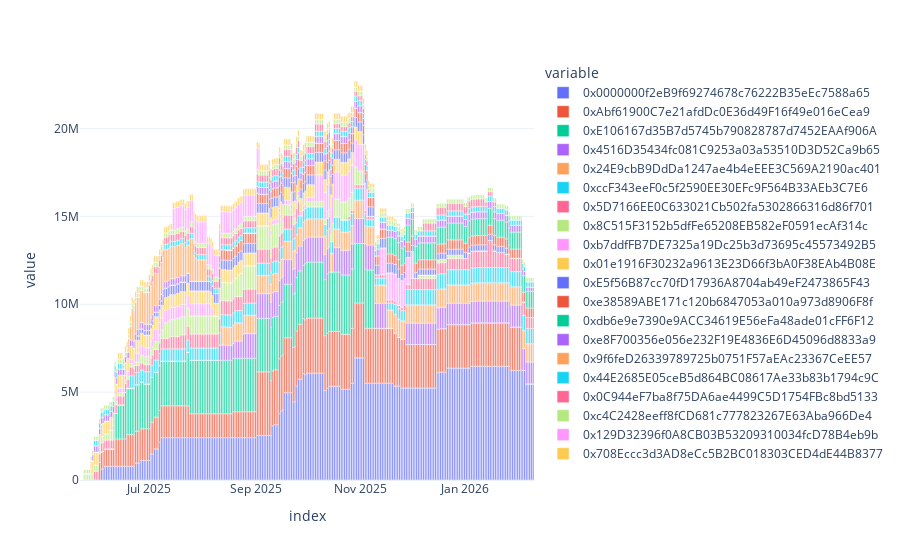

Source (notebook cell):
### Code cell
# Get the top 10 autoUSD holders by maximum balance
top_10_holders = base_usd_df.sum().nlargest(20).index

px.bar(base_usd_df[top_10_holders])

### Figure 1 — Plotly figure (JSON) as saved in the notebook; plotly's stock layout.template omitted (floating-point values rounded to 4 significant figures; data arrays with more than 128 entries replaced by an {"elided": "..."} marker saying what was removed)
{"data": [{"alignmentgroup": "True", "hovertemplate": "variable=0x0000000f2eB9f69274678c76222B35eEc7588a65<br>index=%{x}<br>value=%{y}<extra></extra>", "legendgroup": "0x0000000f2eB9f69274678c76222B35eEc7588a65", "marker": {"color": "#636efa", "pattern": {"shape": ""}}, "name": "0x0000000f2eB9f69274678c76222B35eEc7588a65", "offsetgroup": "0x0000000f2eB9f69274678c76222B35eEc7588a65", "orientation": "v", "showlegend": true, "textposition": "auto", "type": "bar", "x": {"elided": "265 str values"}, "xaxis": "x", "y": {"elided": "265 float values"}, "yaxis": "y"}, {"alignmentgroup": "True", "hovertemplate": "variable=0xAbf61900C7e21afdDc0E36d49F16f49e016eCea9<br>index=%{x}<br>value=%{y}<extra></extra>", "legendgroup": "0xAbf61900C7e21afdDc0E36d49F16f49e016eCea9", "marker": {"color": "#EF553B", "pattern": {"shape": ""}}, "name": "0xAbf61900C7e21afdDc0E36d49F16f49e016eCea9", "offsetgroup": "0xAbf61900C7e21afdDc0E36d49F16f49e016eCea9", "orientation": "v", "showlegend": true, "textposition": "auto", "type": "bar", "x": {"elided": "265 str values"}, "xaxis": "x", "y": {"elided": "265 float values"}, "yaxis": "y"}, {"alignmentgroup": "True", "hovertemplate": "variable=0xE106167d35B7d5745b790828787d7452EAAf906A<br>index=%{x}<br>value=%{y}<extra></extra>", "legendgroup": "0xE106167d35B7d5745b790828787d7452EAAf906A", "marker": {"color": "#00cc96", "pattern": {"shape": ""}}, "name": "0xE106167d35B7d5745b790828787d7452EAAf906A", "offsetgroup": "0xE106167d35B7d5745b790828787d7452EAAf906A", "orientation": "v", "showlegend": true, "textposition": "auto", "type": "bar", "x": {"elided": "265 str values"}, "xaxis": "x", "y": {"elided": "265 float values"}, "yaxis": "y"}, {"alignmentgroup": "True", "hovertemplate": "variable=0x4516D35434fc081C9253a03a53510D3D52Ca9b65<br>index=%{x}<br>value=%{y}<extra></extra>", "legendgroup": "0x4516D35434fc081C9253a03a53510D3D52Ca9b65", "marker": {"color": "#ab63fa", "pattern": {"shape": ""}}, "name": "0x4516D35434fc081C9253a03a53510D3D52Ca9b65", "offsetgroup": "0x4516D35434fc081C9253a03a53510D3D52Ca9b65", "orientation": "v", "showlegend": true, "textposition": "auto", "type": "bar", "x": {"elided": "265 str values"}, "xaxis": "x", "y": {"elided": "265 float values"}, "yaxis": "y"}, {"alignmentgroup": "True", "hovertemplate": "variable=0x24E9cbB9DdDa1247ae4b4eEEE3C569A2190ac401<br>index=%{x}<br>value=%{y}<extra></extra>", "legendgroup": "0x24E9cbB9DdDa1247ae4b4eEEE3C569A2190ac401", "marker": {"color": "#FFA15A", "pattern": {"shape": ""}}, "name": "0x24E9cbB9DdDa1247ae4b4eEEE3C569A2190ac401", "offsetgroup": "0x24E9cbB9DdDa1247ae4b4eEEE3C569A2190ac401", "orientation": "v", "showlegend": true, "textposition": "auto", "type": "bar", "x": {"elided": "265 str values"}, "xaxis": "x", "y": {"elided": "265 float values"}, "yaxis": "y"}, {"alignmentgroup": "True", "hovertemplate": "variable=0xccF343eeF0c5f2590EE30EFc9F564B33AEb3C7E6<br>index=%{x}<br>value=%{y}<extra></extra>", "legendgroup": "0xccF343eeF0c5f2590EE30EFc9F564B33AEb3C7E6", "marker": {"color": "#19d3f3", "pattern": {"shape": ""}}, "name": "0xccF343eeF0c5f2590EE30EFc9F564B33AEb3C7E6", "offsetgroup": "0xccF343eeF0c5f2590EE30EFc9F564B33AEb3C7E6", "orientation": "v", "showlegend": true, "textposition": "auto", "type": "bar", "x": {"elided": "265 str values"}, "xaxis": "x", "y": {"elided": "265 float values"}, "yaxis": "y"}, {"alignmentgroup": "True", "hovertemplate": "variable=0x5D7166EE0C633021Cb502fa5302866316d86f701<br>index=%{x}<br>value=%{y}<extra></extra>", "legendgroup": "0x5D7166EE0C633021Cb502fa5302866316d86f701", "marker": {"color": "#FF6692", "pattern": {"shape": ""}}, "name": "0x5D7166EE0C633021Cb502fa5302866316d86f701", "offsetgroup": "0x5D7166EE0C633021Cb502fa5302866316d86f701", "orientation": "v", "showlegend": true, "textposition": "auto", "type": "bar", "x": {"elided": "265 str values"}, "xaxis": "x", "y": {"elided": "265 float values"}, "yaxis": "y"}, {"alignmentgroup": "True", "hovertemplate": "variable=0x8C515F3152b5dfFe65208EB582eF0591ecAf314c<br>index=%{x}<br>value=%{y}<extra></extra>", "legendgroup": "0x8C515F3152b5dfFe65208EB582eF0591ecAf314c", "marker": {"color": "#B6E880", "pattern": {"shape": ""}}, "name": "0x8C515F3152b5dfFe65208EB582eF0591ecAf314c", "offsetgroup": "0x8C515F3152b5dfFe65208EB582eF0591ecAf314c", "orientation": "v", "showlegend": true, "textposition": "auto", "type": "bar", "x": {"elided": "265 str values"}, "xaxis": "x", "y": {"elided": "265 float values"}, "yaxis": "y"}, {"alignmentgroup": "True", "hovertemplate": "variable=0xb7ddfFB7DE7325a19Dc25b3d73695c45573492B5<br>index=%{x}<br>value=%{y}<extra></extra>", "legendgroup": "0xb7ddfFB7DE7325a19Dc25b3d73695c45573492B5", "marker": {"color": "#FF97FF", "pattern": {"shape": ""}}, "name": "0xb7ddfFB7DE7325a19Dc25b3d73695c45573492B5", "offsetgroup": "0xb7ddfFB7DE7325a19Dc25b3d73695c45573492B5", "orientation": "v", "showlegend": true, "textposition": "auto", "type": "bar", "x": {"elided": "265 str values"}, "xaxis": "x", "y": {"elided": "265 float values"}, "yaxis": "y"}, {"alignmentgroup": "True", "hovertemplate": "variable=0x01e1916F30232a9613E23D66f3bA0F38EAb4B08E<br>index=%{x}<br>value=%{y}<extra></extra>", "legendgroup": "0x01e1916F30232a9613E23D66f3bA0F38EAb4B08E", "marker": {"color": "#FECB52", "pattern": {"shape": ""}}, "name": "0x01e1916F30232a9613E23D66f3bA0F38EAb4B08E", "offsetgroup": "0x01e1916F30232a9613E23D66f3bA0F38EAb4B08E", "orientation": "v", "showlegend": true, "textposition": "auto", "type": "bar", "x": {"elided": "265 str values"}, "xaxis": "x", "y": {"elided": "265 float values"}, "yaxis": "y"}, {"alignmentgroup": "True", "hovertemplate": "variable=0xE5f56B87cc70fD17936A8704ab49eF2473865F43<br>index=%{x}<br>value=%{y}<extra></extra>", "legendgroup": "0xE5f56B87cc70fD17936A8704ab49eF2473865F43", "marker": {"color": "#636efa", "pattern": {"shape": ""}}, "name": "0xE5f56B87cc70fD17936A8704ab49eF2473865F43", "offsetgroup": "0xE5f56B87cc70fD17936A8704ab49eF2473865F43", "orientation": "v", "showlegend": true, "textposition": "auto", "type": "bar", "x": {"elided": "265 str values"}, "xaxis": "x", "y": {"elided": "265 float values"}, "yaxis": "y"}, {"alignmentgroup": "True", "hovertemplate": "variable=0xe38589ABE171c120b6847053a010a973d8906F8f<br>index=%{x}<br>value=%{y}<extra></extra>", "legendgroup": "0xe38589ABE171c120b6847053a010a973d8906F8f", "marker": {"color": "#EF553B", "pattern": {"shape": ""}}, "name": "0xe38589ABE171c120b6847053a010a973d8906F8f", "offsetgroup": "0xe38589ABE171c120b6847053a010a973d8906F8f", "orientation": "v", "showlegend": true, "textposition": "auto", "type": "bar", "x": {"elided": "265 str values"}, "xaxis": "x", "y": {"elided": "265 float values"}, "yaxis": "y"}, {"alignmentgroup": "True", "hovertemplate": "variable=0xdb6e9e7390e9ACC34619E56eFa48ade01cFF6F12<br>index=%{x}<br>value=%{y}<extra></extra>", "legendgroup": "0xdb6e9e7390e9ACC34619E56eFa48ade01cFF6F12", "marker": {"color": "#00cc96", "pattern": {"shape": ""}}, "name": "0xdb6e9e7390e9ACC34619E56eFa48ade01cFF6F12", "offsetgroup": "0xdb6e9e7390e9ACC34619E56eFa48ade01cFF6F12", "orientation": "v", "showlegend": true, "textposition": "auto", "type": "bar", "x": {"elided": "265 str values"}, "xaxis": "x", "y": {"elided": "265 float values"}, "yaxis": "y"}, {"alignmentgroup": "True", "hovertemplate": "variable=0xe8F700356e056e232F19E4836E6D45096d8833a9<br>index=%{x}<br>value=%{y}<extra></extra>", "legendgroup": "0xe8F700356e056e232F19E4836E6D45096d8833a9", "marker": {"color": "#ab63fa", "pattern": {"shape": ""}}, "name": "0xe8F700356e056e232F19E4836E6D45096d8833a9", "offsetgroup": "0xe8F700356e056e232F19E4836E6D45096d8833a9", "orientation": "v", "showlegend": true, "textposition": "auto", "type": "bar", "x": {"elided": "265 str values"}, "xaxis": "x", "y": {"elided": "265 float values"}, "yaxis": "y"}, {"alignmentgroup": "True", "hovertemplate": "variable=0x9f6feD26339789725b0751F57aEAc23367CeEE57<br>index=%{x}<br>value=%{y}<extra></extra>", "legendgroup": "0x9f6feD26339789725b0751F57aEAc23367CeEE57", "marker": {"color": "#FFA15A", "pattern": {"shape": ""}}, "name": "0x9f6feD26339789725b0751F57aEAc23367CeEE57", "offsetgroup": "0x9f6feD26339789725b0751F57aEAc23367CeEE57", "orientation": "v", "showlegend": true, "textposition": "auto", "type": "bar", "x": {"elided": "265 str values"}, "xaxis": "x", "y": {"elided": "265 float values"}, "yaxis": "y"}, {"alignmentgroup": "True", "hovertemplate": "variable=0x44E2685E05ceB5d864BC08617Ae33b83b1794c9C<br>index=%{x}<br>value=%{y}<extra></extra>", "legendgroup": "0x44E2685E05ceB5d864BC08617Ae33b83b1794c9C", "marker": {"color": "#19d3f3", "pattern": {"shape": ""}}, "name": "0x44E2685E05ceB5d864BC08617Ae33b83b1794c9C", "offsetgroup": "0x44E2685E05ceB5d864BC08617Ae33b83b1794c9C", "orientation": "v", "showlegend": true, "textposition": "auto", "type": "bar", "x": {"elided": "265 str values"}, "xaxis": "x", "y": {"elided": "265 float values"}, "yaxis": "y"}, {"alignmentgroup": "True", "hovertemplate": "variable=0x0C944eF7ba8f75DA6ae4499C5D1754FBc8bd5133<br>index=%{x}<br>value=%{y}<extra></extra>", "legendgroup": "0x0C944eF7ba8f75DA6ae4499C5D1754FBc8bd5133", "marker": {"color": "#FF6692", "pattern": {"shape": ""}}, "name": "0x0C944eF7ba8f75DA6ae4499C5D1754FBc8bd5133", "offsetgroup": "0x0C944eF7ba8f75DA6ae4499C5D1754FBc8bd5133", "orientation": "v", "showlegend": true, "textposition": "auto", "type": "bar", "x": {"elided": "265 str values"}, "xaxis": "x", "y": {"elided": "265 float values"}, "yaxis": "y"}, {"alignmentgroup": "True", "hovertemplate": "variable=0xc4C2428eeff8fCD681c777823267E63Aba966De4<br>index=%{x}<br>value=%{y}<extra></extra>", "legendgroup": "0xc4C2428eeff8fCD681c777823267E63Aba966De4", "marker": {"color": "#B6E880", "pattern": {"shape": ""}}, "name": "0xc4C2428eeff8fCD681c777823267E63Aba966De4", "offsetgroup": "0xc4C2428eeff8fCD681c777823267E63Aba966De4", "orientation": "v", "showlegend": true, "textposition": "auto", "type": "bar", "x": {"elided": "265 str values"}, "xaxis": "x", "y": {"elided": "265 float values"}, "yaxis": "y"}, {"alignmentgroup": "True", "hovertemplate": "variable=0x129D32396f0A8CB03B53209310034fcD78B4eb9b<br>index=%{x}<br>value=%{y}<extra></extra>", "legendgroup": "0x129D32396f0A8CB03B53209310034fcD78B4eb9b", "marker": {"color": "#FF97FF", "pattern": {"shape": ""}}, "name": "0x129D32396f0A8CB03B53209310034fcD78B4eb9b", "offsetgroup": "0x129D32396f0A8CB03B53209310034fcD78B4eb9b", "orientation": "v", "showlegend": true, "textposition": "auto", "type": "bar", "x": {"elided": "265 str values"}, "xaxis": "x", "y": {"elided": "265 float values"}, "yaxis": "y"}, {"alignmentgroup": "True", "hovertemplate": "variable=0x708Eccc3d3AD8eCc5B2BC018303CED4dE44B8377<br>index=%{x}<br>value=%{y}<extra></extra>", "legendgroup": "0x708Eccc3d3AD8eCc5B2BC018303CED4dE44B8377", "marker": {"color": "#FECB52", "pattern": {"shape": ""}}, "name": "0x708Eccc3d3AD8eCc5B2BC018303CED4dE44B8377", "offsetgroup": "0x708Eccc3d3AD8eCc5B2BC018303CED4dE44B8377", "orientation": "v", "showlegend": true, "textposition": "auto", "type": "bar", "x": {"elided": "265 str values"}, "xaxis": "x", "y": {"elided": "265 float values"}, "yaxis": "y"}], "layout": {"barmode": "relative", "legend": {"title": {"text": "variable"}, "tracegroupgap": 0}, "margin": {"t": 60}, "xaxis": {"anchor": "y", "domain": [0, 1], "title": {"text": "index"}}, "yaxis": {"anchor": "x", "domain": [0, 1], "title": {"text": "value"}}}}
